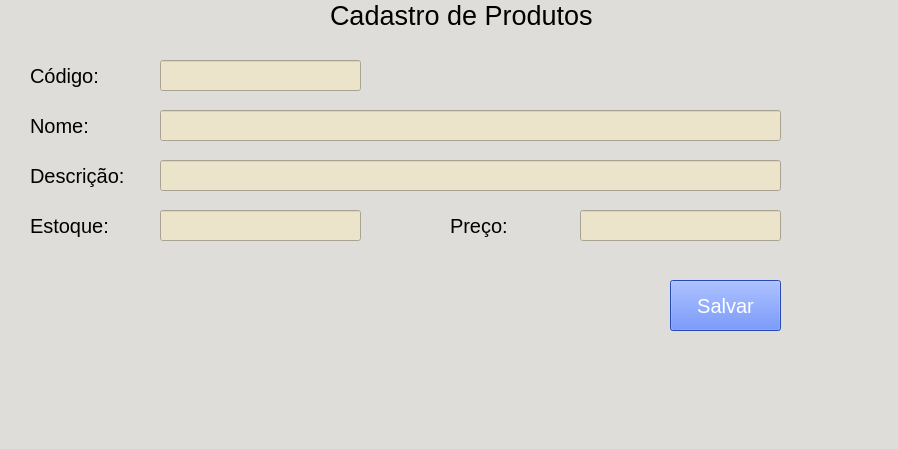
<?xml version="1.0" encoding="UTF-8"?>
<ui version="4.0">
 <class>MainWindow</class>
 <widget class="QMainWindow" name="MainWindow">
  <property name="geometry">
   <rect>
    <x>0</x>
    <y>0</y>
    <width>898</width>
    <height>449</height>
   </rect>
  </property>
  <property name="windowTitle">
   <string>MainWindow</string>
  </property>
  <property name="styleSheet">
   <string notr="true">background-color: rgb(246, 245, 244);
background-color: rgb(222, 221, 218);
alternate-background-color: rgb(246, 245, 244);</string>
  </property>
  <widget class="QWidget" name="centralwidget">
   <widget class="QPushButton" name="pushButton">
    <property name="geometry">
     <rect>
      <x>670</x>
      <y>280</y>
      <width>111</width>
      <height>51</height>
     </rect>
    </property>
    <property name="font">
     <font>
      <pointsize>15</pointsize>
     </font>
    </property>
    <property name="styleSheet">
     <string notr="true">background-color: rgb(55, 102, 255);
color: rgb(255, 255, 255);</string>
    </property>
    <property name="text">
     <string>Salvar</string>
    </property>
   </widget>
   <widget class="QLabel" name="label_1">
    <property name="geometry">
     <rect>
      <x>30</x>
      <y>60</y>
      <width>81</width>
      <height>31</height>
     </rect>
    </property>
    <property name="font">
     <font>
      <pointsize>15</pointsize>
     </font>
    </property>
    <property name="text">
     <string>Código:</string>
    </property>
   </widget>
   <widget class="QLabel" name="label_3">
    <property name="geometry">
     <rect>
      <x>30</x>
      <y>160</y>
      <width>101</width>
      <height>31</height>
     </rect>
    </property>
    <property name="font">
     <font>
      <pointsize>15</pointsize>
     </font>
    </property>
    <property name="text">
     <string>Descrição:</string>
    </property>
   </widget>
   <widget class="QLabel" name="label_5">
    <property name="geometry">
     <rect>
      <x>450</x>
      <y>210</y>
      <width>71</width>
      <height>31</height>
     </rect>
    </property>
    <property name="font">
     <font>
      <pointsize>15</pointsize>
     </font>
    </property>
    <property name="text">
     <string>Preço:</string>
    </property>
   </widget>
   <widget class="QLineEdit" name="lineEdit">
    <property name="geometry">
     <rect>
      <x>160</x>
      <y>60</y>
      <width>201</width>
      <height>31</height>
     </rect>
    </property>
    <property name="font">
     <font>
      <pointsize>12</pointsize>
     </font>
    </property>
    <property name="styleSheet">
     <string notr="true">background-color: rgb(255, 255, 255);
background-color: rgb(235, 228, 202);
alternate-background-color: rgb(235, 228, 202);
alternate-background-color: rgb(205, 171, 143);</string>
    </property>
   </widget>
   <widget class="QLineEdit" name="lineEdit_2">
    <property name="geometry">
     <rect>
      <x>160</x>
      <y>160</y>
      <width>621</width>
      <height>31</height>
     </rect>
    </property>
    <property name="font">
     <font>
      <pointsize>12</pointsize>
     </font>
    </property>
    <property name="styleSheet">
     <string notr="true">background-color: rgb(255, 255, 255);
background-color: rgb(235, 228, 202);</string>
    </property>
   </widget>
   <widget class="QLineEdit" name="lineEdit_3">
    <property name="geometry">
     <rect>
      <x>580</x>
      <y>210</y>
      <width>201</width>
      <height>31</height>
     </rect>
    </property>
    <property name="font">
     <font>
      <pointsize>12</pointsize>
     </font>
    </property>
    <property name="styleSheet">
     <string notr="true">background-color: rgb(255, 255, 255);
background-color: rgb(235, 228, 202);</string>
    </property>
   </widget>
   <widget class="QLabel" name="label_0">
    <property name="geometry">
     <rect>
      <x>330</x>
      <y>0</y>
      <width>281</width>
      <height>31</height>
     </rect>
    </property>
    <property name="font">
     <font>
      <pointsize>20</pointsize>
     </font>
    </property>
    <property name="styleSheet">
     <string notr="true">color: rgb(0, 85, 255);
color: rgb(0, 0, 0);</string>
    </property>
    <property name="text">
     <string>Cadastro de Produtos</string>
    </property>
   </widget>
   <widget class="QLabel" name="label_2">
    <property name="geometry">
     <rect>
      <x>30</x>
      <y>110</y>
      <width>81</width>
      <height>31</height>
     </rect>
    </property>
    <property name="font">
     <font>
      <pointsize>15</pointsize>
     </font>
    </property>
    <property name="text">
     <string>Nome:</string>
    </property>
   </widget>
   <widget class="QLineEdit" name="lineEdit_4">
    <property name="geometry">
     <rect>
      <x>160</x>
      <y>110</y>
      <width>621</width>
      <height>31</height>
     </rect>
    </property>
    <property name="font">
     <font>
      <pointsize>12</pointsize>
     </font>
    </property>
    <property name="styleSheet">
     <string notr="true">background-color: rgb(255, 255, 255);
background-color: rgb(235, 228, 202);
alternate-background-color: rgb(235, 228, 202);
alternate-background-color: rgb(205, 171, 143);</string>
    </property>
   </widget>
   <widget class="QLineEdit" name="lineEdit_5">
    <property name="geometry">
     <rect>
      <x>160</x>
      <y>210</y>
      <width>201</width>
      <height>31</height>
     </rect>
    </property>
    <property name="font">
     <font>
      <pointsize>12</pointsize>
     </font>
    </property>
    <property name="styleSheet">
     <string notr="true">background-color: rgb(255, 255, 255);
background-color: rgb(235, 228, 202);</string>
    </property>
    <property name="text">
     <string/>
    </property>
   </widget>
   <widget class="QLabel" name="label_4">
    <property name="geometry">
     <rect>
      <x>30</x>
      <y>210</y>
      <width>91</width>
      <height>31</height>
     </rect>
    </property>
    <property name="font">
     <font>
      <pointsize>15</pointsize>
     </font>
    </property>
    <property name="text">
     <string>Estoque:</string>
    </property>
   </widget>
  </widget>
  <widget class="QMenuBar" name="menubar">
   <property name="geometry">
    <rect>
     <x>0</x>
     <y>0</y>
     <width>898</width>
     <height>26</height>
    </rect>
   </property>
  </widget>
  <widget class="QStatusBar" name="statusbar"/>
 </widget>
 <resources/>
 <connections/>
</ui>
